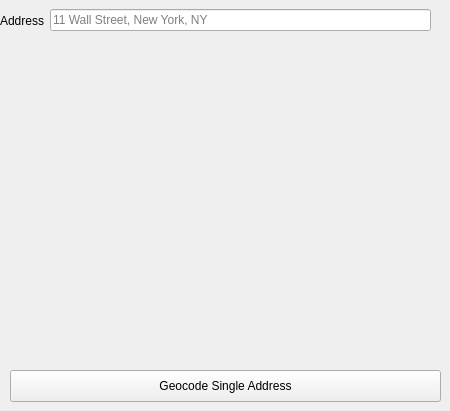
         <widget class="QWidget" name="tab_3">
          <attribute name="title">
           <string>Single Address</string>
          </attribute>
          <widget class="QPushButton" name="geocodeAddressButton">
           <property name="geometry">
            <rect>
             <x>10</x>
             <y>370</y>
             <width>431</width>
             <height>32</height>
            </rect>
           </property>
           <property name="text">
            <string>Geocode Single Address</string>
           </property>
          </widget>
          <widget class="QWidget" name="horizontalLayoutWidget">
           <property name="geometry">
            <rect>
             <x>0</x>
             <y>0</y>
             <width>431</width>
             <height>41</height>
            </rect>
           </property>
           <layout class="QHBoxLayout" name="horizontalLayout">
            <item>
             <widget class="QLabel" name="addressLab">
              <property name="enabled">
               <bool>true</bool>
              </property>
              <property name="text">
               <string>Address</string>
              </property>
             </widget>
            </item>
            <item>
             <widget class="QLineEdit" name="AddressInput">
              <property name="placeholderText">
               <string>11 Wall Street, New York, NY</string>
              </property>
             </widget>
            </item>
           </layout>
          </widget>
         </widget>
